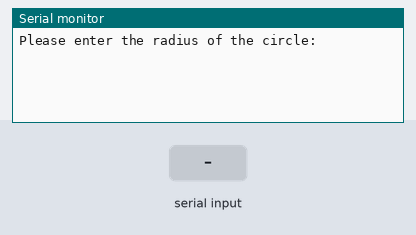
The sketch below on a simulated Arduino Uno, built with avr-gcc and run on an emulated ATmega328P. Shown: the last lines printed to the serial monitor. The inputs (shaded band) are chosen by the test bench.

Above: at 1.2 s.
1.3 s: "90,45\n" received over Serial
At 2.1 s:
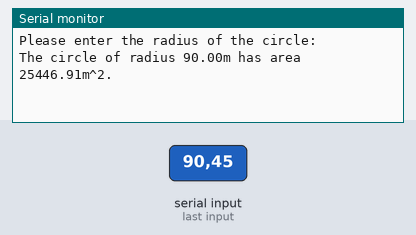
3.8 s: "30,150\n" received over Serial
At 4.6 s:
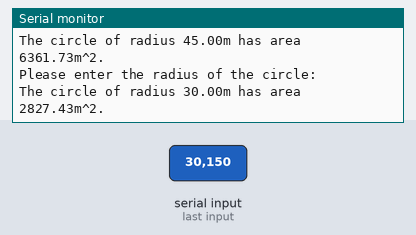
Timing chart, 0 to 6.8 s (numbered marks = the images above; inputs shaded):
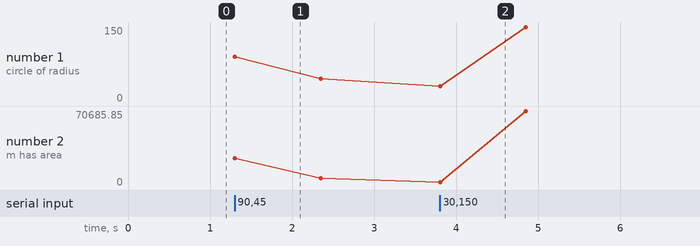

Measured:
- after the input at 1.3 s, the serial monitor: prints a new line at once (image 1)
- after the input at 3.8 s, the serial monitor: prints a new line at once (image 2)

The sketch:

lesson_18_session.ino
```cpp
// int inputNumber;
float inputNumber;

int endDelay = 1000;

// int ledPin = 7;
// int onTime = 300;
// int offTime = 100;

float pi = 3.141593;

String prompt = "Please enter the radius of the circle: ";
String response1 = "The circle of radius ";
String response2 = "m has area ";
String response3 = "m^2.";


// String prompt = "Please enter number of flashes: ";

// String prompt = "Please enter a number: ";
// String response = "Your number was ";

void setup() {
    // pinMode(ledPin, OUTPUT);
    Serial.begin(9600);
}

void loop() {
    Serial.println(prompt);
    while (Serial.available()==0) {}

    // inputNumber = Serial.parseInt();
    inputNumber = Serial.parseFloat();

    // Serial.print(response);
    // Serial.println(inputNumber);

    // for (int i=0; i<inputNumber;i++) {
    //     digitalWrite(ledPin,1);
    //     delay(onTime);
    //     digitalWrite(ledPin,0);
    //     delay(offTime);
    // }

    Serial.print(response1);
    Serial.print(inputNumber);
    Serial.print(response2);
    Serial.print(pi*inputNumber*inputNumber);
    Serial.println(response3);

    delay(endDelay);
}
```
